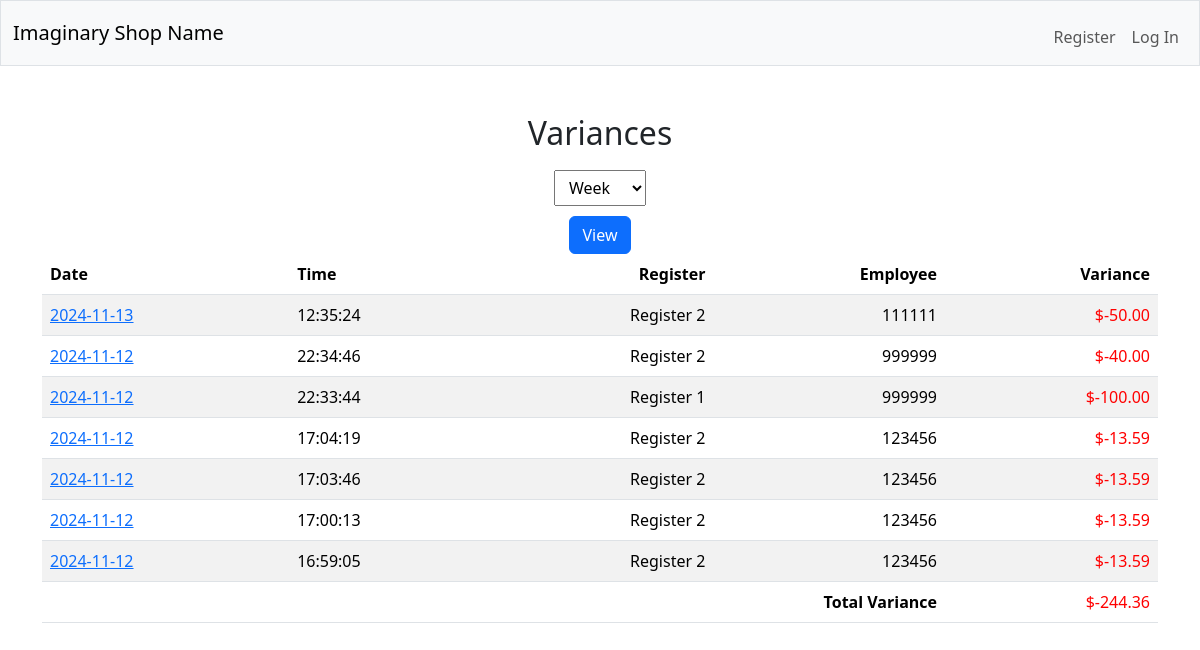
Screenshot of /variances (signed in) with the database file from the repository.
### tables this page shows
CREATE TABLE history (
user_id INTEGER NOT NULL,
id INTEGER PRIMARY KEY AUTOINCREMENT NOT NULL,
date DATE,
time TIME,
register INTEGER NOT NULL,
hundred INTEGER NOT NULL,
fifty INTEGER NOT NULL,
twenty INTEGER NOT NULL,
ten INTEGER NOT NULL,
five INTEGER NOT NULL,
one INTEGER NOT NULL,
quarter INTEGER NOT NULL,
dime INTEGER NOT NULL,
nickel INTEGER NOT NULL,
penny INTEGER NOT NULL,
total FLOAT NOT NULL,
expected FLOAT NOT NULL,
variance FLOAT NOT NULL
);

### app.py (the view)
@app.route("/variances", methods=["GET", "POST"])
@login_required
def variances():
    first_name = session.get('first_name')
    if request.method == "POST":
        id = request.form.get("id")
        print("testing", id)
        time = request.form.get("time")
        if time == 'week':
            history = db.execute(
                "SELECT user_id, id, register, date, time, variance FROM history WHERE variance != 0 AND strftime('%W', date) = strftime('%W', 'now') ORDER BY date DESC, time DESC"
            )
            var = db.execute(
                "SELECT SUM(variance) FROM history WHERE variance != 0 AND strftime('%W', date) = strftime('%W', 'now')"
            )
            sum_variance=var[0]['SUM(variance)']
            return render_template("variances.html", history=history, sum_variance=sum_variance, first_name=first_name)
        if time == 'month':
            history = db.execute(
                "SELECT user_id, id, register, date, time, variance FROM history WHERE variance != 0 AND strftime('%m', date) = strftime('%m', 'now') ORDER BY date DESC, time DESC"
            )
            var = db.execute(
                "SELECT SUM(variance) FROM history WHERE variance != 0 AND strftime('%m', date) = strftime('%m', 'now')"
            )
            sum_variance=var[0]['SUM(variance)']
            return render_template("variances.html", history=history, sum_variance=sum_variance, first_name=first_name)
        if time == 'year':
            history = db.execute(
                "SELECT user_id, id, register, date, time, variance FROM history WHERE variance != 0 AND strftime('%Y', date) = strftime('%Y', 'now') ORDER BY date DESC, time DESC"
            )
            var = db.execute(
                "SELECT SUM(variance) FROM history WHERE variance != 0 AND strftime('%Y', date) = strftime('%Y', 'now')"
            )
            sum_variance=var[0]['SUM(variance)']
            return render_template("variances.html", history=history, sum_variance=sum_variance, first_name=first_name)
    else:
        history = db.execute(
            "SELECT user_id, id, register, date, time, variance FROM history WHERE variance != 0 AND strftime('%W', date) = strftime('%W', 'now') ORDER BY date DESC, time DESC"
        )
        var = db.execute(
            "SELECT SUM(variance) FROM history WHERE strftime('%W', date) = strftime('%W', 'now')"
        )
        sum_variance=var[0]['SUM(variance)']
        return render_template("variances.html", sum_variance=sum_variance, history=history, first_name=first_name)

### app.py (called while the page is built)
def usd(value):
    return f"${float(value):,.2f}"

@app.after_request
def after_request(response):
    response.headers["Cache-Control"] = "no-cache, no-store, must-revalidate"
    response.headers["Expires"] = 0
    response.headers["Pragma"] = "no-cache"
    return response

def login_required(f):
    @wraps(f)
    def decorated_function(*args, **kwargs):
        if session.get("user_id") is None:
            return redirect("/login")
        return f(*args, **kwargs)
    return decorated_function

### templates/variances.html (shortened to what this page needs)
{% extends "layout.html" %}
{% block main %}
<h1>Variances</h1>
<form action="/variances" method="post">
    <select name="time">
        <option value="week">Week</option>
    </select>
    <br>
    <button class="btn btn-primary" type="submit">View</button>
</form>
<table class="table table-striped">
    <thead>
        <tr>
            <th class="text-start">Date</th>
            <th class="text-start">Time</th>
            <th class="text-end">Register</th>
            <th class="text-end">Employee</th>
            <th class="text-end">Variance</th>
        </tr>
    </thead>
      <form action="/view-count" method="get">
            <tbody>
                {% for row in history %}
                <tr>
                    <td class="text-start"><a href="/view-count?id={{ row.id }}">{{ row.date }}</a></td>
                    <td class="text-start">{{ row.time }}</td>
                    {% if row.register == 'reg-1' %}
                    <td class="text-end">Register 1</td>
                    {% endif %}
                    {% if row.register == 'reg-2' %}
                    <td class="text-end">Register 2</td>
                    {% endif %}
                    <td class="text-end">{{ row.user_id }}</td>
                    <td class="text-end var">{{ row.variance | usd }}</td>
                </tr>
                {% endfor %}
            </tbody>
        </form>
    <tfoot>
        <tr>
            <th class="text-end" colspan="4">Total Variance</th>
            <td class="text-end" id="total-var">{{ sum_variance | usd }}</td>
        </tr>
    </tfoot>
</table>
{% endblock %}

### static/styles.css (style rules this page uses)
h1 { font-size: 2rem; }
select { margin: 10px; padding: 5px 10px; }

### rows the page displays
history: date "2024-11-13", time "12:35:24", register "Register 2", user_id "111111", variance "$-50.00"
history: date "2024-11-12", time "22:34:46", register "Register 2", user_id "999999", variance "$-40.00"
history: date "2024-11-12", time "22:33:44", register "Register 1", user_id "999999", variance "$-100.00"
history: date "2024-11-12", time "17:04:19", register "Register 2", user_id "123456", variance "$-13.59"
history: date "2024-11-12", time "17:03:46", register "Register 2", user_id "123456", variance "$-13.59"
history: date "2024-11-12", time "17:00:13", register "Register 2", user_id "123456", variance "$-13.59"
history: date "2024-11-12", time "16:59:05", register "Register 2", user_id "123456", variance "$-13.59"

### other values shown
{{ sum_variance | usd }} "$-244.36"
